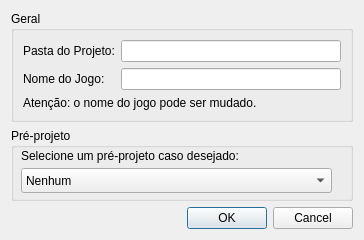
<?xml version="1.0" encoding="UTF-8"?>
<ui version="4.0">
 <class>NewProjectWindow</class>
 <widget class="QDialog" name="NewProjectWindow">
  <property name="geometry">
   <rect>
    <x>0</x>
    <y>0</y>
    <width>364</width>
    <height>240</height>
   </rect>
  </property>
  <property name="windowTitle">
   <string>Dialog</string>
  </property>
  <property name="windowIcon">
   <iconset>
    <normaloff>data/icons/progicon.png</normaloff>data/icons/progicon.png</iconset>
  </property>
  <layout class="QGridLayout" name="gridLayout_2">
   <item row="0" column="0">
    <widget class="QGroupBox" name="groupBox">
     <property name="title">
      <string>Geral</string>
     </property>
     <layout class="QGridLayout" name="gridLayout">
      <item row="0" column="0">
       <widget class="QLabel" name="label">
        <property name="text">
         <string>Pasta do Projeto:</string>
        </property>
       </widget>
      </item>
      <item row="0" column="1">
       <widget class="QLineEdit" name="textNomePasta"/>
      </item>
      <item row="1" column="0">
       <widget class="QLabel" name="label_2">
        <property name="text">
         <string>Nome do Jogo:</string>
        </property>
       </widget>
      </item>
      <item row="1" column="1">
       <widget class="QLineEdit" name="textNomeJogo"/>
      </item>
      <item row="2" column="0" colspan="2">
       <widget class="QLabel" name="label_3">
        <property name="text">
         <string>Atenção: o nome do jogo pode ser mudado.</string>
        </property>
       </widget>
      </item>
     </layout>
    </widget>
   </item>
   <item row="1" column="0">
    <widget class="QGroupBox" name="groupBox_2">
     <property name="title">
      <string>Pré-projeto</string>
     </property>
     <widget class="QComboBox" name="comboBox">
      <property name="geometry">
       <rect>
        <x>10</x>
        <y>40</y>
        <width>311</width>
        <height>25</height>
       </rect>
      </property>
      <item>
       <property name="text">
        <string>Nenhum</string>
       </property>
      </item>
      <item>
       <property name="text">
        <string>Jogo com cenário de lado</string>
       </property>
      </item>
      <item>
       <property name="text">
        <string>Jogo com cenário de cima</string>
       </property>
      </item>
     </widget>
     <widget class="QLabel" name="label_4">
      <property name="geometry">
       <rect>
        <x>10</x>
        <y>20</y>
        <width>251</width>
        <height>16</height>
       </rect>
      </property>
      <property name="text">
       <string>Selecione um pré-projeto caso desejado:</string>
      </property>
     </widget>
    </widget>
   </item>
   <item row="2" column="0">
    <widget class="QDialogButtonBox" name="buttonBox">
     <property name="orientation">
      <enum>Qt::Horizontal</enum>
     </property>
     <property name="standardButtons">
      <set>QDialogButtonBox::Cancel|QDialogButtonBox::Ok</set>
     </property>
    </widget>
   </item>
  </layout>
 </widget>
 <resources/>
 <connections>
  <connection>
   <sender>buttonBox</sender>
   <signal>accepted()</signal>
   <receiver>NewProjectWindow</receiver>
   <slot>accept()</slot>
   <hints>
    <hint type="sourcelabel">
     <x>248</x>
     <y>254</y>
    </hint>
    <hint type="destinationlabel">
     <x>157</x>
     <y>274</y>
    </hint>
   </hints>
  </connection>
  <connection>
   <sender>buttonBox</sender>
   <signal>rejected()</signal>
   <receiver>NewProjectWindow</receiver>
   <slot>reject()</slot>
   <hints>
    <hint type="sourcelabel">
     <x>316</x>
     <y>260</y>
    </hint>
    <hint type="destinationlabel">
     <x>286</x>
     <y>274</y>
    </hint>
   </hints>
  </connection>
 </connections>
</ui>
